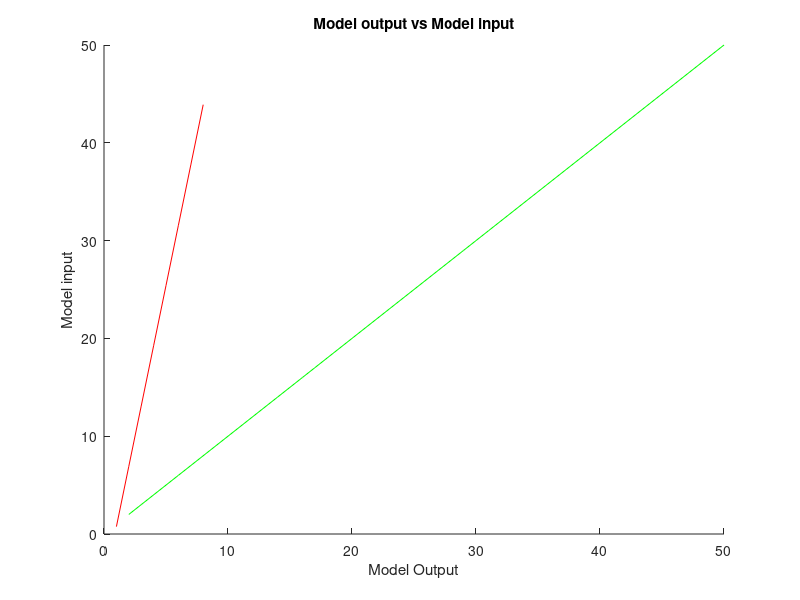

Reproduce this figure in MATLAB. (Note: this script raises an error after producing the figure.)
%question 1 c
data=[1 3;2 6;4 18;3 14;4 17;5 23;6 29;6 30;1 2;4 16;1 3;6 31;6 31;7 40;1 2;2 6;8 50];
data=sort(data,1,'ascend');
xData=data(:,1);
yData=data(:,2);

%plots red linear equation
P = polyfit(xData,yData,1);
yfit = P(1)*xData+P(2);

hold on;
plot(xData,yfit,'red');
title('Model output vs Model input');
xlabel('Model Output');
ylabel('Model input');

%plots green linear equation
plot(yData,yData,'green');
hold on

%plots data scatter
scatter(xData,yData,'o','blue');

%question 2

%common ticket format: [(6 regular numbers) (bonus number)]
bet=[Lottory(36,6,100);Lottory(7,1,100)];

